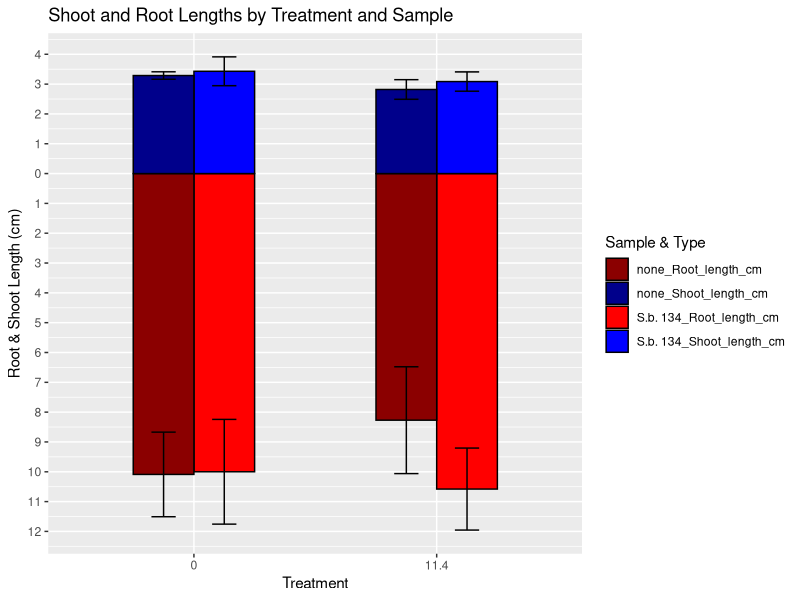
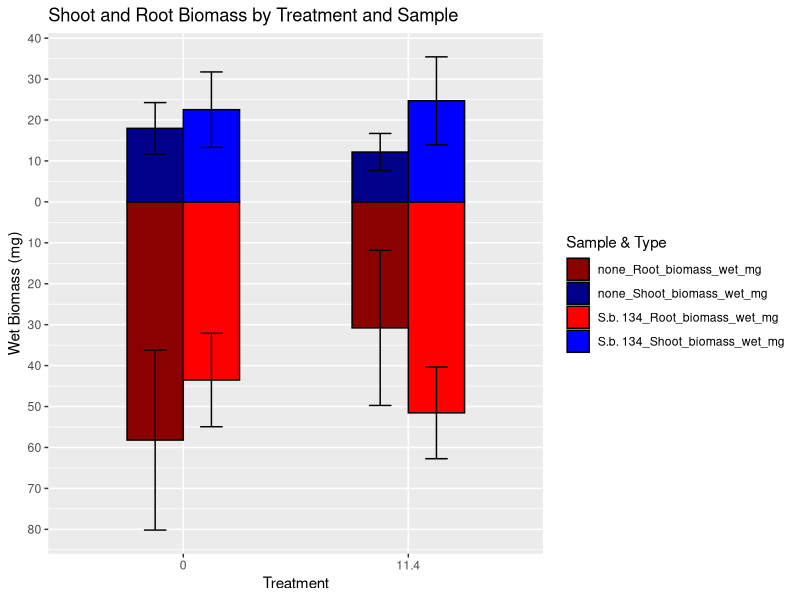
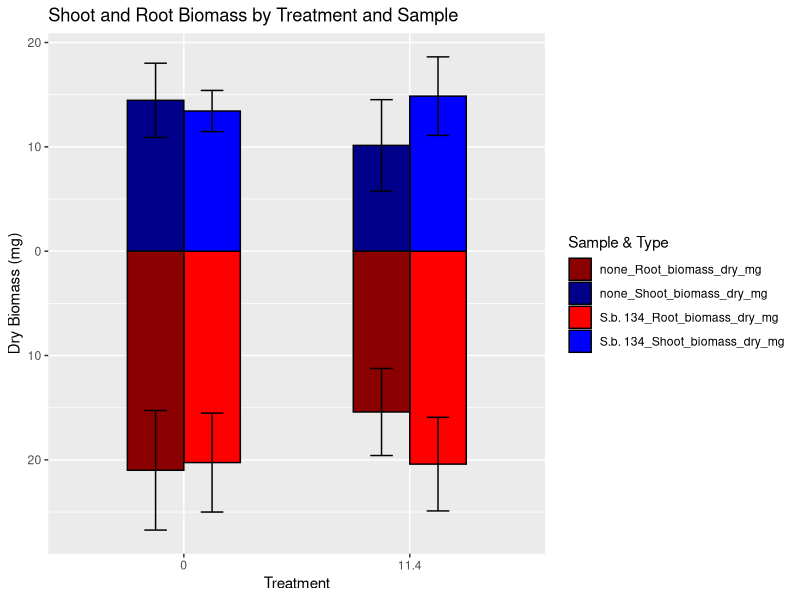
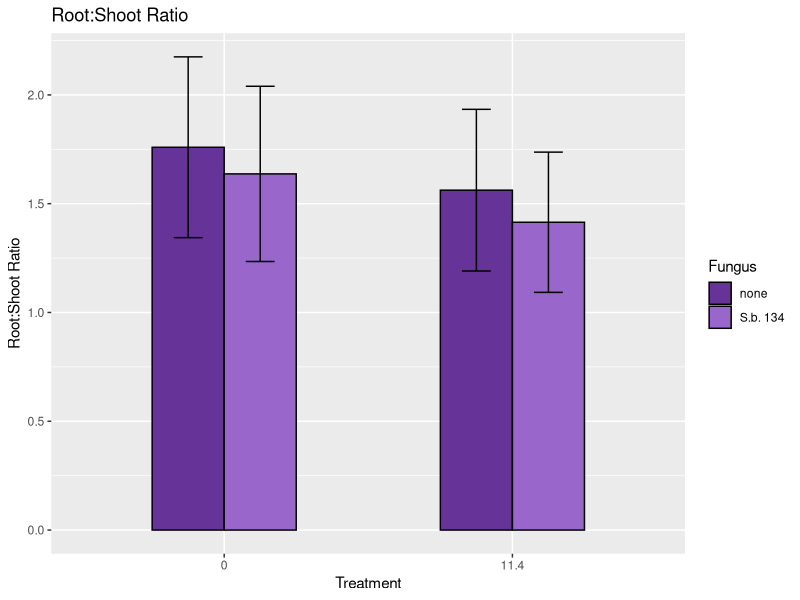
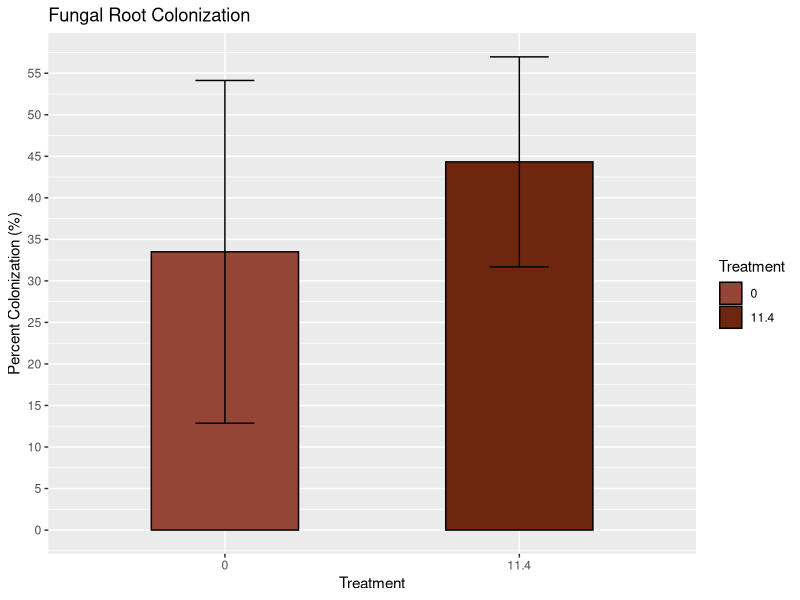

Recreate these plots in R, in order.
# Load libraries
library(ggplot2)
library(dplyr)
library(scales)
library(rstatix)
library(tidyr)
library(multcompView)

# Load data
Pbdata <- read.csv("Sbrevipes_Pb_bioassay_data.csv", header = TRUE)
Pbdata$Treatment <- as.character(Pbdata$Treatment)

# "Template" to put data back into
PbdataFrame <- Pbdata %>%
  select(Seedling, Fungus, Treatment)

###
###
###

# Plant Length analysis

# Select data for root/shoot length graph
shootdata <- Pbdata %>%
  select(Seedling, Shoot_length_cm)
rootdata <- Pbdata %>%
  select(Seedling, Root_length_cm)

# rm outliers
shoot_outliers <- Pbdata %>%
  group_by(Fungus, Treatment) %>%
  identify_outliers(Shoot_length_cm)

root_outliers <- Pbdata %>%
  group_by(Fungus, Treatment) %>%
  identify_outliers(Root_length_cm)

shootdata <- shootdata[!(shootdata$Seedling %in% shoot_outliers$Seedling),]
rootdata <- rootdata[!(rootdata$Seedling %in% root_outliers$Seedling),]

# double check for outliers
shoot_outliers2 <- shootdata %>%
  identify_outliers(Shoot_length_cm)

root_outliers2 <- rootdata %>%
  identify_outliers(Root_length_cm)

shootdata <- shootdata[!(shootdata$Seedling %in% shoot_outliers2$Seedling),]
rootdata <- rootdata[!(rootdata$Seedling %in% root_outliers2$Seedling),]

# repeat until no outliers
# still outliers in shoot
shoot_outliers3 <- shootdata %>%
  identify_outliers(Shoot_length_cm)

shootdata <- shootdata[!(shootdata$Seedling %in% shoot_outliers3$Seedling),]

# no more outliers present

# merge back together
merge1 <- merge(PbdataFrame, shootdata, by = "Seedling", all = T)
merge1
merge2 <- merge(merge1, rootdata, by = "Seedling", all = T)
merge2


# Determine assumptions met for stats (SHOOT LENGTH)
model <- lm(Shoot_length_cm ~ interaction(Fungus, Treatment), data = merge2)
shapiro_test(residuals(model))

merge2 %>% levene_test(Shoot_length_cm ~ Fungus * Treatment)

# p values for both Shapiro (normality) and Levene (homogeneity of variance) tests should be ns

# perform stats (SHOOT LENGTH)
anova <- aov(Shoot_length_cm ~ Fungus * Treatment, data = merge2)
summary(anova)
tukey <- TukeyHSD(anova)
print(tukey)
multcompLetters4(anova, tukey)

# Determine assumptions met for stats (ROOT LENGTH)
model <- lm(Root_length_cm ~ interaction(Fungus, Treatment), data = merge2)
shapiro_test(residuals(model))

merge2 %>% levene_test(Root_length_cm ~ Fungus * Treatment)

# perform stats (ROOT LENGTH)
anova <- aov(Root_length_cm ~ Fungus * Treatment, data = merge2)
summary(anova)
tukey <- TukeyHSD(anova)
print(tukey)
multcompLetters4(anova, tukey)

# create df for graphing
data_long <- merge2 %>%
  pivot_longer(cols = c(Shoot_length_cm, Root_length_cm),
               names_to = "Type",
               values_to = "Length")
data_long <- na.omit(data_long)

# Summarize data for mean and standard deviation
data_summary <- data_long %>%
  group_by(Fungus, Treatment, Type) %>%
  summarise(
    Mean = mean(Length),
    SD = sd(Length),
    .groups = "drop"
  )
data_summary

# mutate the data so that root goes below x axis
# so that the SD remains positice 
# and make "fillgroup" so we can specify colours later
data_summary <- data_summary %>%
  mutate(
    StackedOffset = ifelse(Type == "Root_length_cm", -Mean, Mean),
    SD_Pos = SD,
    FillGroup = paste(Fungus, Type, sep = "_")
  )
data_summary

# Plot
ggplot(data_summary, aes(
  x = Treatment, y = StackedOffset,
  fill = FillGroup, group = Fungus)) +
  geom_bar(
    stat = "identity", position = position_dodge(),
    width = 0.5, colour = "black") +
  geom_errorbar(
    aes(
      ymin = StackedOffset - SD_Pos,
      ymax = StackedOffset + SD_Pos),
    position = position_dodge(0.5), width = 0.2, colour = "black") +
  scale_y_continuous(
    name = "Root & Shoot Length (cm)",
    breaks = scales::breaks_width(1),
    limits = c(),
    labels = ~scales::label_number(accuracy = 1)(abs(.x)))+
  scale_fill_manual(
    values = c(
      "S.b. 134_Shoot_length_cm" = "blue", 
      "S.b. 134_Root_length_cm" = "red", 
      "none_Shoot_length_cm" = "darkblue", 
      "none_Root_length_cm" = "darkred" 
    )
  ) +
  labs(
    x = "Treatment",
    y = "Length",
    fill = "Sample & Type",
    title = "Shoot and Root Lengths by Treatment and Sample"
  )

# select data for TOTAL LENGTH
Pbdata$totalLength <- Pbdata$Shoot_length_cm + Pbdata$Root_length_cm

totalLength <- Pbdata %>%
  select(Seedling, totalLength)

# rm outliers
totalLength_outliers <- Pbdata %>%
  group_by(Fungus, Treatment) %>%
  identify_outliers(totalLength)

totalLength <- totalLength[!(totalLength$Seedling %in% totalLength_outliers$Seedling),]

# repeat until no outliers
totalLength_outliers2 <- totalLength %>%
  identify_outliers(totalLength)

# no more outliers present

merge1 <- merge(PbdataFrame, totalLength, by = "Seedling", all = T)
merge1 <- na.omit(merge1)


# Determine assumptions met for stats (TOTAL LENGTH)
model <- lm(totalLength ~ interaction(Fungus, Treatment), data = merge1)
shapiro_test(residuals(model))

merge1 %>% levene_test(totalLength ~ Fungus * Treatment)

# perform stats (TOTAL LENGTH)
anova <- aov(totalLength ~ Fungus * Treatment, data = merge1)
summary(anova)
tukey <- TukeyHSD(anova)
print(tukey)
multcompLetters4(anova, tukey)


####
####
####

# Biomass - wet

# Select data for root/shoot biomass graph
shootWBdata <- Pbdata %>%
  select(Seedling, Shoot_biomass_wet_mg)
rootWBdata <- Pbdata %>%
  select(Seedling, Root_biomass_wet_mg)

# rm outliers
shootWB_outliers <- Pbdata %>%
  group_by(Fungus, Treatment) %>%
  identify_outliers(Shoot_biomass_wet_mg)

rootWB_outliers <- Pbdata %>%
  group_by(Fungus, Treatment) %>%
  identify_outliers(Root_biomass_wet_mg)

shootWBdata <- shootWBdata[!(shootWBdata$Seedling %in% shootWB_outliers$Seedling),]
rootWBdata <- rootWBdata[!(rootWBdata$Seedling %in% rootWB_outliers$Seedling),]

# double check for outliers - repeat 
shootWB_outliers2 <- shootWBdata %>%
  identify_outliers(Shoot_biomass_wet_mg)

rootWB_outliers2 <- rootWBdata %>%
  identify_outliers(Root_biomass_wet_mg)

shootWBdata <- shootWBdata[!(shootWBdata$Seedling %in% shootWB_outliers2$Seedling),]
rootWBdata <- rootWBdata[!(rootWBdata$Seedling %in% rootWB_outliers2$Seedling),]

# no more shoot outliers, but one more root outlier
rootWB_outliers3 <- rootWBdata %>%
  identify_outliers(Root_biomass_wet_mg)
rootWBdata <- rootWBdata[!(rootWBdata$Seedling %in% rootWB_outliers3$Seedling),]

rootWB_outliers4 <- rootWBdata %>%
  identify_outliers(Root_biomass_wet_mg)
rootWBdata <- rootWBdata[!(rootWBdata$Seedling %in% rootWB_outliers4$Seedling),]

rootWB_outliers5 <- rootWBdata %>%
  identify_outliers(Root_biomass_wet_mg)
rootWBdata <- rootWBdata[!(rootWBdata$Seedling %in% rootWB_outliers5$Seedling),]

rootWB_outliers6 <- rootWBdata %>%
  identify_outliers(Root_biomass_wet_mg)
rootWBdata <- rootWBdata[!(rootWBdata$Seedling %in% rootWB_outliers6$Seedling),]

# no more outliers

# merge back together
merge1 <- merge(PbdataFrame, shootWBdata, by = "Seedling", all = T)
merge1
merge2 <- merge(merge1, rootWBdata, by = "Seedling", all = T)
merge2

# Determine assumptions met for stats (SHOOT WB)
model <- lm(Shoot_biomass_wet_mg ~ interaction(Fungus, Treatment), data = na.omit(merge2))
shapiro_test(residuals(model))

na.omit(merge2) %>% levene_test(Shoot_biomass_wet_mg ~ Fungus * Treatment)

# perform stats (SHOOT WB)
anova <- aov(Shoot_biomass_wet_mg ~ Fungus * Treatment, data = na.omit(merge2))
summary(anova)
tukey <- TukeyHSD(anova)
print(tukey)
multcompLetters4(anova, tukey)

## Determine assumptions met for stats (ROOT WB)
model <- lm(Root_biomass_wet_mg ~ interaction(Fungus, Treatment), data = na.omit(merge2))
shapiro_test(residuals(model))

na.omit(merge2) %>% levene_test(Root_biomass_wet_mg ~ Fungus * Treatment)

# perform stats (ROOT WB)
anova <- aov(Root_biomass_wet_mg ~ Fungus * Treatment, data = na.omit(merge2))
summary(anova)
tukey <- TukeyHSD(anova)
print(tukey)
multcompLetters4(anova, tukey)

# make df for plotting
data_long <- merge2 %>%
  pivot_longer(cols = c(Shoot_biomass_wet_mg, Root_biomass_wet_mg),
               names_to = "Type",
               values_to = "BW")
data_long <- na.omit(data_long)

# Summarize data for mean and standard deviation
data_summary <- data_long %>%
  group_by(Fungus, Treatment, Type) %>%
  summarise(
    Mean = mean(BW),
    SD = sd(BW),
    .groups = "drop"
  )
data_summary

data_summary <- data_summary %>%
  mutate(
    StackedOffset = ifelse(Type == "Root_biomass_wet_mg", -Mean, Mean), 
    SD_Pos = SD,
    FillGroup = paste(Fungus, Type, sep = "_")
  )
data_summary

# Plot
ggplot(data_summary, aes(
  x = Treatment, y = StackedOffset,
  fill = FillGroup, group = Fungus)) +
  geom_bar(
    stat = "identity", position = position_dodge(),
    width = 0.5, colour = "black") +
  geom_errorbar(
    aes(
      ymin = StackedOffset - SD_Pos,
      ymax = StackedOffset + SD_Pos),
    position = position_dodge(0.5), width = 0.2, colour = "black") +
  scale_y_continuous(
    name = "Wet Biomass (mg)",
    breaks = scales::breaks_width(10),
    limits = c(),
    labels = ~scales::label_number(accuracy = 1)(abs(.x)))+
  scale_fill_manual(
    values = c(
      "S.b. 134_Shoot_biomass_wet_mg" = "blue",
      "S.b. 134_Root_biomass_wet_mg" = "red",
      "none_Shoot_biomass_wet_mg" = "darkblue",
      "none_Root_biomass_wet_mg" = "darkred"
    )
  ) +
  labs(
    x = "Treatment",
    y = "Length",
    fill = "Sample & Type",
    title = "Shoot and Root Biomass by Treatment and Sample"
  )

## total wet biomass

# select data for TOTAL BIOMASS WET
Pbdata$totalBiomassWet <- Pbdata$Shoot_biomass_wet_mg + Pbdata$Root_biomass_wet_mg

totalBiomassWet <- Pbdata %>%
  select(Seedling, totalBiomassWet)

totalBiomassWet_outliers <- Pbdata %>%
  group_by(Fungus, Treatment) %>%
  identify_outliers(totalBiomassWet)

# rm outliers
totalBiomassWet <- totalBiomassWet[!(totalBiomassWet$Seedling %in% totalBiomassWet_outliers$Seedling),]

# Double check for outliers
totalBiomassWet_outliers2 <- totalBiomassWet %>%
  identify_outliers(totalBiomassWet)

totalBiomassWet <- totalBiomassWet[!(totalBiomassWet$Seedling %in% totalBiomassWet_outliers2$Seedling),]


merge1 <- merge(PbdataFrame, totalBiomassWet, by = "Seedling", all = T)
merge1 <- na.omit(merge1)

## Determine assumptions met for stats (TOTAL BIOMASS WET)
model <- lm(totalBiomassWet ~ interaction(Fungus, Treatment), data = merge1)
shapiro_test(residuals(model))

merge1 %>% levene_test(totalBiomassWet ~ Fungus * Treatment)

# perform stats (TOTAL BIOMASS WET)
anova <- aov(totalBiomassWet ~ Fungus * Treatment, data = merge1)
summary(anova)
tukey <- TukeyHSD(anova)
print(tukey)
multcompLetters4(anova, tukey)

###
###
###

# biomass - DRY

# Select data for root/shoot dry biomass graph
shootDBdata <- Pbdata %>%
  select(Seedling, Shoot_biomass_dry_mg)
rootDBdata <- Pbdata %>%
  select(Seedling, Root_biomass_dry_mg)

# rm outliers
shootDB_outliers <- Pbdata %>%
  group_by(Fungus, Treatment) %>%
  identify_outliers(Shoot_biomass_dry_mg)

rootDB_outliers <- Pbdata %>%
  group_by(Fungus, Treatment) %>%
  identify_outliers(Root_biomass_dry_mg)

shootDBdata <- shootDBdata[!(shootDBdata$Seedling %in% shootDB_outliers$Seedling),]
rootDBdata <- rootDBdata[!(rootDBdata$Seedling %in% rootDB_outliers$Seedling),]

# double check for outliers - repeat 
shootDB_outliers2 <- shootDBdata %>%
  identify_outliers(Shoot_biomass_dry_mg)

rootDB_outliers2 <- rootDBdata %>%
  identify_outliers(Root_biomass_dry_mg)

shootDBdata <- shootDBdata[!(shootDBdata$Seedling %in% shootDB_outliers2$Seedling),]
rootDBdata <- rootDBdata[!(rootDBdata$Seedling %in% rootDB_outliers2$Seedling),]

# no more shoot outliers
# repeat root outliers check
rootDB_outliers3 <- rootDBdata %>%
  identify_outliers(Root_biomass_dry_mg)
rootDBdata <- rootDBdata[!(rootDBdata$Seedling %in% rootDB_outliers3$Seedling),]

# still one root outlier
rootDB_outliers4 <- rootDBdata %>%
  identify_outliers(Root_biomass_dry_mg)
rootDBdata <- rootDBdata[!(rootDBdata$Seedling %in% rootDB_outliers4$Seedling),]

merge1 <- merge(PbdataFrame, shootDBdata, by = "Seedling", all = T)
merge1
merge2 <- merge(merge1, rootDBdata, by = "Seedling", all = T)
merge2

## Determine assumptions met for stats (SHOOT DB)
model <- lm(Shoot_biomass_dry_mg ~ interaction(Fungus, Treatment), data = na.omit(merge2))
shapiro_test(residuals(model))

na.omit(merge2) %>% levene_test(Shoot_biomass_dry_mg ~ Fungus * Treatment)

# perform stats (SHOOT DB)
anova <- aov(Shoot_biomass_dry_mg ~ Fungus * Treatment, data = na.omit(merge2))
summary(anova)
tukey <- TukeyHSD(anova)
print(tukey)
multcompLetters4(anova, tukey)

## Determine assumptions met for stats (ROOT DB)
model <- lm(Root_biomass_dry_mg ~ interaction(Fungus, Treatment), data = na.omit(merge2))
shapiro_test(residuals(model))

na.omit(merge2) %>% levene_test(Root_biomass_dry_mg ~ Fungus * Treatment)

# perform stats (ROOT DB)
anova <- aov(Root_biomass_dry_mg ~ Fungus * Treatment, data = na.omit(merge2))
summary(anova)
tukey <- TukeyHSD(anova)
print(tukey)
multcompLetters4(anova, tukey)


## 
data_long <- merge2 %>%
  pivot_longer(cols = c(Shoot_biomass_dry_mg, Root_biomass_dry_mg),
               names_to = "Type",
               values_to = "BD")
data_long <- na.omit(data_long)

# Summarize data for mean and standard deviation
data_summary <- data_long %>%
  group_by(Fungus, Treatment, Type) %>%
  summarise(
    Mean = mean(BD),
    SD = sd(BD),
    .groups = "drop"
  )
data_summary

data_summary <- data_summary %>%
  mutate(
    StackedOffset = ifelse(Type == "Root_biomass_dry_mg", -Mean, Mean), 
    SD_Pos = SD,
    FillGroup = paste(Fungus, Type, sep = "_")
  )
data_summary

# Plot
ggplot(data_summary, aes(
  x = Treatment, y = StackedOffset,
  fill = FillGroup, group = Fungus)) +
  geom_bar(
    stat = "identity", position = position_dodge(),
    width = 0.5, colour = "black") +
  geom_errorbar(
    aes(
      ymin = StackedOffset - SD_Pos,
      ymax = StackedOffset + SD_Pos),
    position = position_dodge(0.5), width = 0.2, colour = "black") +
  scale_y_continuous(
    name = "Dry Biomass (mg)",
    breaks = scales::breaks_width(10),
    limits = c(),
    labels = ~scales::label_number(accuracy = 1)(abs(.x)))+
  scale_fill_manual(
    values = c(
      "S.b. 134_Shoot_biomass_dry_mg" = "blue",
      "S.b. 134_Root_biomass_dry_mg" = "red",
      "none_Shoot_biomass_dry_mg" = "darkblue",
      "none_Root_biomass_dry_mg" = "darkred" 
    )
  ) +
  labs(
    x = "Treatment",
    y = "Length",
    fill = "Sample & Type",
    title = "Shoot and Root Biomass by Treatment and Sample"
  )

## total dry biomass

# select data for TOTAL BIOMASS DRY
Pbdata$totalBiomassDry <- Pbdata$Shoot_biomass_dry_mg + Pbdata$Root_biomass_dry_mg

totalBiomassDry <- Pbdata %>%
  select(Seedling, totalBiomassDry)

totalBiomassDry_outliers <- Pbdata %>%
  group_by(Fungus, Treatment) %>%
  identify_outliers(totalBiomassDry)

# rm outliers
totalBiomassDry <- totalBiomassDry[!(totalBiomassDry$Seedling %in% totalBiomassDry_outliers$Seedling),]

# Double check for outliers
totalBiomassDry_outliers2 <- totalBiomassDry %>%
  identify_outliers(totalBiomassDry)

totalBiomassDry <- totalBiomassDry[!(totalBiomassDry$Seedling %in% totalBiomassDry_outliers2$Seedling),]

#repeat until no outliers
totalBiomassDry_outliers3 <- totalBiomassDry %>%
  identify_outliers(totalBiomassDry)

totalBiomassDry <- totalBiomassDry[!(totalBiomassDry$Seedling %in% totalBiomassDry_outliers3$Seedling),]


merge1 <- merge(PbdataFrame, totalBiomassDry, by = "Seedling", all = T)
merge1 <- na.omit(merge1)

## Determine assumptions met for stats (TOTAL BIOMASS DRY)
model <- lm(totalBiomassDry ~ interaction(Fungus, Treatment), data = merge1)
shapiro_test(residuals(model))

merge1 %>% levene_test(totalBiomassDry ~ Fungus * Treatment)

# perform stats (TOTAL BIOMASS DRY)
anova <- aov(totalBiomassDry ~ Fungus * Treatment, data = merge1)
summary(anova)
tukey <- TukeyHSD(anova)
print(tukey)
multcompLetters4(anova, tukey)

###
###
###

## ROOT TO SHOOT RATIO

Pbdata$root_shoot_ratio <- Pbdata$Root_biomass_dry_mg/(Pbdata$Shoot_biomass_dry_mg)

ratio <- Pbdata %>%
  select(Seedling, Fungus, Treatment, root_shoot_ratio)

ratio_outliers <- ratio %>%
  identify_outliers(root_shoot_ratio)
ratio <- ratio[!(ratio$Seedling %in% ratio_outliers$Seedling),]

# check again for outliers
ratio_outliers2 <- ratio %>%
  identify_outliers(root_shoot_ratio)
ratio <- ratio[!(ratio$Seedling %in% ratio_outliers2$Seedling),]

# and again
ratio_outliers3 <- ratio %>%
  identify_outliers(root_shoot_ratio)
ratio <- ratio[!(ratio$Seedling %in% ratio_outliers3$Seedling),]

ratio <- na.omit(ratio)

# Determine assumptions met for stats
model <- lm(root_shoot_ratio ~ interaction(Fungus, Treatment), data = ratio)
shapiro_test(residuals(model))

ratio %>% levene_test(root_shoot_ratio ~ Fungus * Treatment)

# perform stats (ratio)
anova <- aov(root_shoot_ratio ~ Fungus * Treatment, data = ratio)
summary(anova)
tukey <- TukeyHSD(anova)
print(tukey)
multcompLetters4(anova, tukey)

# summary to graph 
data_summary <- ratio %>% group_by(Fungus, Treatment) %>%
  summarise(mean=mean(root_shoot_ratio), sd=sd(root_shoot_ratio)) %>%
  arrange(desc(mean))
print(data_summary)

# plot
ggplot(data_summary, aes(
  x = Treatment, y = mean,
  fill = Fungus, group = Fungus)) +
  geom_bar(
    stat = "identity", position = position_dodge(),
    width = 0.5, colour = "black") +
  geom_errorbar(
    aes(
      ymin=mean-sd, ymax=mean+sd),
    position = position_dodge(0.5), width = 0.2, colour = "black") +
  scale_y_continuous(
    name = "Root:Shoot Ratio",
    limits = c(),
  ) +
  scale_fill_manual(
    values = c("#663399", "#9966CC")) +
  labs(
    x = "Treatment",
    title = "Root:Shoot Ratio"
  )


###
###
###

# Colonization rate

colonization <- Pbdata[!Pbdata$Root_colinization_percent=="n/a",]
colonization <- colonization[!colonization$Fungus=="none",]

colonization %>%
  group_by(Fungus, Treatment) %>%
  get_summary_stats(Root_colinization_percent, type = "mean_sd")

colonization %>%
  group_by(Fungus, Treatment) %>%
  identify_outliers(Root_colinization_percent) 
# there are no outliers

# confirm assumptions for stats
model_col <- lm(Root_colinization_percent ~ interaction(Fungus, Treatment), data = colonization)
shapiro_test(residuals(model_col))

colonization %>% levene_test(Root_colinization_percent ~ Fungus * Treatment)

# two sample t-test as only 2 groups to be compared
t.test(Root_colinization_percent ~ Treatment, data = colonization)

# summary for graphing
data_summary <- colonization %>% group_by(Treatment) %>%
  summarise(mean=mean(Root_colinization_percent), sd=sd(Root_colinization_percent)) %>%
  arrange(desc(mean))
print(data_summary)

# plot
ggplot(data_summary, aes(
  x = Treatment, y = mean,
  fill = Treatment, group = Treatment)) +
  geom_bar(
    stat = "identity", position = position_dodge(),
    width = 0.5, colour = "black") +
  geom_errorbar(
    aes(
      ymin=mean-sd, ymax=mean+sd),
    position = position_dodge(0.5), width = 0.2, colour = "black") +
  scale_y_continuous(
    name = "Percent Colonization (%)",
    breaks = scales::breaks_width(5),
    limits = c(),
  ) +
  scale_fill_manual(values = c("#954535", "#6E260E")) +
  scale_colour_manual(values = c("#954535", "#6E260E")) +  
  labs(
    x = "Treatment",
    title = "Fungal Root Colonization"
  )
